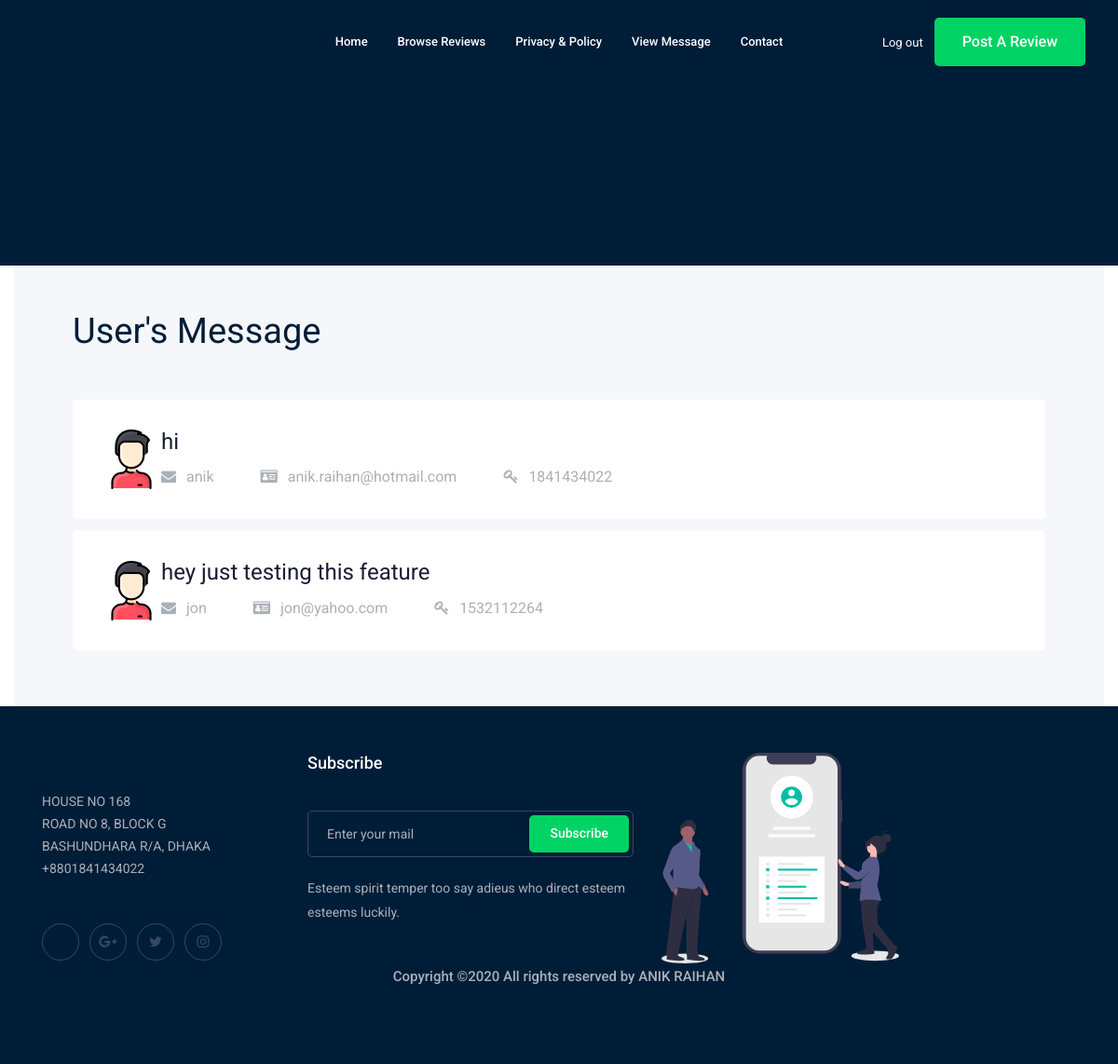
The page /viewmessage.php (signed in) on the database its author committed.
### tables this page shows
CREATE TABLE `contact` (
  `id` int(11) NOT NULL,
  `name` varchar(50) NOT NULL,
  `email` varchar(50) NOT NULL,
  `phone` int(11) NOT NULL,
  `message` varchar(500) NOT NULL
);

### viewmessage.php (the view, shortened to what this page needs)
<?php
include_once 'database.php';
$result3 = mysqli_query($conn,"SELECT * FROM contact");
?>
<!DOCTYPE html>
<html lang="en">
<head>
   <link rel="stylesheet" href="css/bootstrap.min.css">
    <link rel="stylesheet" href="css/owl.carousel.min.css">
    <link rel="stylesheet" href="css/magnific-popup.css">
    <link rel="stylesheet" href="css/font-awesome.min.css">
    <link rel="stylesheet" href="css/themify-icons.css">
    <link rel="stylesheet" href="css/nice-select.css">
    <link rel="stylesheet" href="css/flaticon.css">
    <link rel="stylesheet" href="css/gijgo.css">
    <link rel="stylesheet" href="css/animate.min.css">
    <link rel="stylesheet" href="css/slicknav.css">
    <link rel="stylesheet" type="text/css" href="css/custom.css">
    <link rel="stylesheet" href="css/style.css">
</head>
<body>
      <header>
        <div class="header-area ">
            <div id="sticky-header" class="main-header-area">
                <div class="container-fluid ">
                    <div class="header_bottom_border">
                        <div class="row align-items-center">
                            <div class="col-xl-3 col-lg-2">
                            </div>
                            <div class="col-xl-6 col-lg-7">
                                <div class="main-menu  d-none d-lg-block">
                                    <nav>
                                        <ul id="navigation">
                                            <li><a href="#">home</a></li>
                                            <li><a href="browse_reviews.php">Browse Reviews</a></li>
                                           <li><a href="policy.php">privacy & policy</a></li>
                                           <li><a href="viewmessage.php">View Message</a></li>
                                            <li><a href="contact.php">Contact</a></li>
                                        </ul>
                                    </nav>
                                </div>
                            </div>
                            <div class="col-xl-3 col-lg-3 d-none d-lg-block">
                                <div class="Appointment">
                                    <div class="phone_num d-none d-xl-block">
                                        <a href="logout.php">Log out</a>
                                    </div>
                                    <div class="d-none d-lg-block">
                                        <a class="boxed-btn3" href="post_review.php">Post a Review</a>
                                    </div>
                                </div>
                            </div>
                            <div class="col-12">
                            </div>
                        </div>
                    </div>
                </div>
            </div>
        </div>
    </header>
       <div class="bradcam_area_2 bradcam_bg_2">
        <div class="container">
            <div class="row">
                <div class="col-xl-5">
                </div>
            </div>
        </div>
          </div>
  <div class="container-fluid">
        <div class="job_listing_area p-5">
        <div class="container">
            <div class="row align-items-center">
                <div class="col-lg-6">
                    <div class="section_title">
                        <h3>User's Message</h3>
                    </div>
                </div>
            </div>
            <div class="job_lists">
                <div class="row">
                   <?php
                    while($row = mysqli_fetch_array($result3)) {
                    ?>
					  <div class="col-lg-12 col-md-12">
                        <div class="single_jobs white-bg d-flex justify-content-between">
                            <div class="jobs_left d-flex align-items-center">
                                    <img src="img/person.png" alt="">
                                <div class="jobs_conetent">
                             <h4><?php echo $row["message"];?></h4>
                                    <div class="links_locat d-flex align-items-center">
                                      <div class="location">
                                            <p> <i class="fa fa-envelope" aria-hidden="true"></i> <?php echo $row["name"]; ?></p>
                                        </div>
                                       <div class="location">
                                            <p><i class="fa fa-id-card" aria-hidden="true"></i> <?php echo $row["email"]; ?></p>
                                        </div>
                                        <div class="location">
                                            <p> <i class="fa fa-key" aria-hidden="true"></i> <?php echo $row["phone"]; ?></p>
                                        </div>
                                    </div>
                                </div>
                            </div>
                        </div>
                    </div>
                    <?php
                        }
                        ?>
                </div>
            </div>
        </div>
    </div>
      </div>
  </body>
    <footer class="footer">
        <div class="footer_top" style="padding: 50px 0px;">
            <div class="container">
                <div class="row">
                    <div class="col-xl-3 col-md-6 col-lg-3">
                        <div class="footer_widget wow fadeInUp" data-wow-duration="1s" data-wow-delay=".3s">
                            <p>
                                HOUSE NO 168 <br>
                                ROAD NO 8, BLOCK G <br>
                                BASHUNDHARA R/A, DHAKA <br>
                                +8801841434022 <br>
                            </p>
                            <div class="socail_links">
                                <ul>
                                    <li>
                                        <a href="#">
                                            <i class="ti-facebook"></i>
                                        </a>
                                    </li>
                                    <li>
                                        <a href="#">
                                            <i class="fa fa-google-plus"></i>
                                        </a>
                                    </li>
                                    <li>
                                        <a href="#">
                                            <i class="fa fa-twitter"></i>
                                        </a>
                                    </li>
                                    <li>
                                        <a href="#">
                                            <i class="fa fa-instagram"></i>
                                        </a>
                                    </li>
                                </ul>
                            </div>
                        </div>
                    </div>
                    <div class="col-xl-4 col-md-6 col-lg-4">
                        <div class="footer_widget wow fadeInUp" data-wow-duration="1.3s" data-wow-delay=".6s">
                            <h3 class="footer_title">
                                Subscribe
                            </h3>
                            <form action="#" class="newsletter_form">
                                <input type="text" placeholder="Enter your mail">
                                <button type="submit">Subscribe</button>
                            </form>
                            <p class="newsletter_text">Esteem spirit temper too say adieus who direct esteem esteems
                                luckily.</p>
                        </div>
                    </div>
                    <div class="col-xl-3 col-md-5 col-lg-3">
                        <div class="footer_widget wow fadeInUp" data-wow-duration="1.3s" data-wow-delay=".6s">
                             <img width="100%" src="img/fb.svg" alt="">
                        </div>
                    </div>
            </div>
        </div>
        <div class="copy-right_text wow fadeInUp" data-wow-duration="1.4s" data-wow-delay=".3s">
            <div class="container">
                <div class="row">
                    <div class="col-xl-12">
                        <p class="copy_right text-center">
                            Copyright &copy;<script>document.write(new Date().getFullYear());</script> All rights reserved by ANIK RAIHAN
                        </p>
                    </div>
                </div>
            </div>
        </div>
    </footer>
</html>

### css/custom.css (style rules this page uses)
body { font-family: "Roboto", sans-serif; font-weight: normal; font-style: normal; }
h1, h2, h3, h4, h5 { font-family: "Roboto", sans-serif; color: #191d34; }
ul { margin: 0px; padding: 0px; }
li { list-style: none; }
p { font-size: 16px; font-weight: 400; line-height: 28px; color: #7A838B; margin-bottom: 13px; font-family: "Roboto", sans-serif; }
*::placeholder { color: #cccccc; font-size: 14px; opacity: 1; }
h3 { font-size: 24px; }
.white-bg { background: #ffffff; }
.footer { background-repeat: no-repeat; background-position: center center; background-repeat: no-repeat; background-size: cover; background: #001D38; }
.footer p { font-family: "Roboto", sans-serif !important; }
.footer .footer_top { padding-top: 50px; }
.footer .footer_top .footer_widget .footer_title { font-size: 18px; font-weight: 500; color: #FFFFFF; text-transform: capitalize; margin-bottom: 40px; font-family: "Roboto", sans-serif; }
.footer .footer_top .footer_widget p { color: #AAB1B7; font-size: 14px; font-weight: 400; line-height: 24px; }
.footer .footer_top .footer_widget ul li { color: #AAB1B7; font-size: 14px; line-height: 42px; }
.footer .footer_top .footer_widget ul li a { color: #AAB1B7; font-weight: 400; font-family: "Roboto", sans-serif; }
.footer .footer_top .footer_widget .newsletter_form { position: relative; margin-bottom: 20px; }
.footer .footer_top .footer_widget .newsletter_form input { width: 100%; height: 50px; background: transparent; padding-left: 20px; font-size: 15px; color: #FFFFFF; border: none; border: 1px solid #334A60; border-radius: 5px; font-family: "Roboto", sans-serif; }
.footer .footer_top .footer_widget .newsletter_form input::placeholder { font-size: 14px; color: #AAB1B7; }
.footer .footer_top .footer_widget .newsletter_form button { position: absolute; top: 0; right: 0; height: 40px; border: none; font-size: 14px; color: #fff; background: #00D363; padding: 10px; padding: 0 22px; cursor: pointer; border-radius: 5px; top: 5px; right: 5px; font-size: 14px; font-weight: 500; font-family: "Roboto", sans-serif; }
.footer .footer_top .footer_widget .newsletter_text { font-size: 14px; color: #AAB1B7; line-height: 26px; }
.footer .copy-right_text { padding-bottom: 30px; }
.footer .copy-right_text .copy_right { font-size: 15px; color: #AAB1B7; margin-bottom: 0; font-weight: 500; }
.footer .socail_links { margin-top: 47px; }
.footer .socail_links ul li { display: inline-block; }
.footer .socail_links ul li a { font-size: 15px; width: 40px; height: 40px; display: inline-block; text-align: center; background: transparent; border-radius: 50%; line-height: 40px !important; margin-right: 7px; color: #fff !important; line-height: 40px !important; background: transparent; color: #334A60 !important; transition: 0.3s; border: 1px solid #334A60; }
.footer .socail_links ul li a i { font-size: 15px; line-height: 40px; position: relative; top: -1px; }
.bradcam_bg_2 { background: #001D38 }
.bradcam_area_2 { background-size: cover; background-position: center; padding: 182px 0 102px 0; background-repeat: no-repeat; position: relative; z-index: 0; background-size: cover; }

### rows shown on the page
contact: message "hi", name "anik", email "anik.raihan@hotmail.com", phone "1841434022"
contact: message "hey just testing this feature", name "jon", email "jon@yahoo.com", phone "1532112264"
